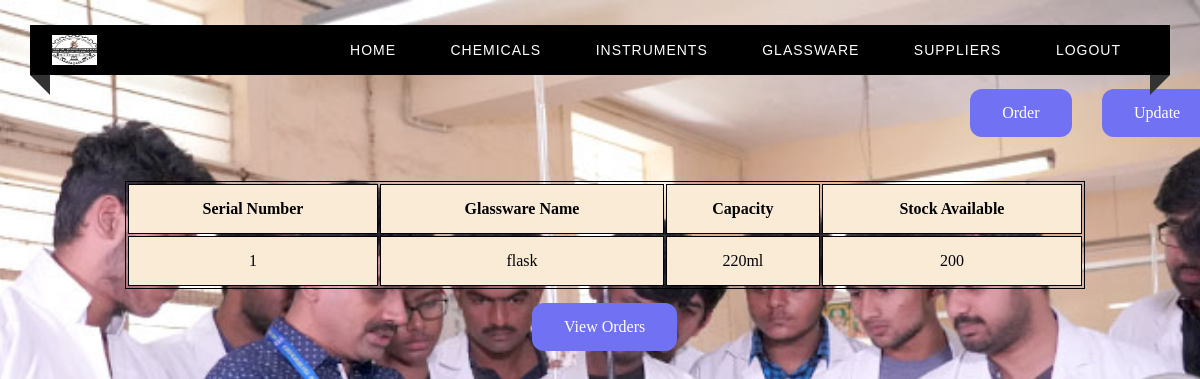
/glassware, run on the app's committed database.
### tables this page shows
CREATE TABLE GLASSWARE(
    Sno INTEGER UNIQUE ,
    Glass_Name VARCHAR(50) primary key,
    Capacity VARCHAR(10),
    Quantiy_Available integer(3)
);

### app.py (the view)
@app.route("/glassware")
def glassware() :
    c = get_db()
    cur = c.cursor()
    cur.execute("SELECT * from GLASSWARE")
    return render_template("glassware.html", test = cur.fetchall())

### app.py (called while the page is built)
def get_db():
    db = getattr(g, '_database', None)
    if db is None:
        db = g._database = sqlite3.connect(DATABASE)
    return db

@app.teardown_appcontext
def close_connection(exception):
    db = getattr(g, '_database', None)
    if db is not None:
        db.close()

### flask/templates/glassware.html (shortened to what this page needs)
<html>
<head>
    <link rel="stylesheet" type="text/css" href="../static/home.css">
</head>
<body>
<div class="custom-padding">
        <nav>
            <div class="logo"><img src = "../static/smvitlogo.png" width = "45px", height = "30px"></div>
            <ul class="menu-area">
                <li><a href="/home">Home</a></li>
                <li><a href="/chemicals">Chemicals</a></li>
                <li><a href="/instruments">Instruments</a></li>
                <li><a href="/glassware">Glassware</a></li>
                <li><a href="/suppliers">Suppliers</a></li>
                <li><a href="/">Logout</a></li>
            </ul>
        </nav>
        <a href="/updateGlasswareOptions" target = "_blank" class="button">Update</a>
        <a href="/orderGlassware" class="button1">Order</a>
        <div class="tab">
          <table align="center" style="margin-left : 125px; margin-top : 50px;">
              <th>Serial Number</th>
              <th>Glassware Name </th>
              <th>Capacity</th>
              <th>Stock Available</th>
            {% for row in test %}
            <tr>
                <td> {{ row[0] }}</td>
                <td> {{ row[1] }}</td>
                <td> {{ row[2] }}</td>
                <td> {{ row[3] }}</td>
            </tr>
            {% endfor %}
          </table>
        </div>
        <a href="/viewGlasswareOrders" class="button2">View Orders</a>
    </div>
</body>
</html>

### flask/static/home.css (style rules this page uses)
* { margin: 0; padding: 0; outline: 0; box-sizing: border-box; }
body { background: url("chemhomepage.png") no-repeat center fixed; background-size: cover; background-position: center; }
.menu-area li a { text-decoration: none; }
.menu-area li { list-style-type: none; }
.custom-padding { padding-top: 25px; }
nav { position: relative; width: calc(100% - 60px); margin: 0 auto; padding: 10px 0; background: #000000; z-index: 1; text-align: right; padding-right: 2%; font-family: sans-serif; }
.logo { width: 15%; float: left; text-transform: uppercase; color: #fff; font-size: 25px; text-align: left; padding-left: 2%; }
.menu-area li { display: inline-block; }
.menu-area a { color: #fff; font-weight: 300; letter-spacing: 1px; text-transform: uppercase; display: block; padding: 0 25px; font-size: 14px; line-height: 30px; position: relative; z-index: 1; }
nav:before { position: absolute; content: ''; border-top: 10px solid #333; border-right: 10px solid #333; border-left: 10px solid transparent; border-bottom: 10px solid transparent; top: 100%; left: 0; }
nav:after { position: absolute; content: ''; border-top: 10px solid #333; border-left: 10px solid #333; border-right: 10px solid transparent; border-bottom: 10px solid transparent; top: 100%; right: 0; }

### flask/templates/glassware.html (style rules this page uses)
.button { background-color: #7171F4; border: none; color: white; padding: 15px 32px; text-align: center; text-decoration: none; display: inline-block; font-size: 16px; margin: 4px 2px; cursor: pointer; border-radius: 12px; position: relative; left: 1100px; top: 10px; }
.button1 { background-color: #7171F4; border: none; color: white; padding: 15px 32px; text-align: center; text-decoration: none; display: inline-block; font-size: 16px; margin: 4px 2px; cursor: pointer; border-radius: 12px; position: relative; left: 850px; top: 10px; }
.button2 { background-color: #7171F4; border: none; color: white; padding: 15px 32px; text-align: center; text-decoration: none; display: inline-block; font-size: 16px; margin: 4px 2px; cursor: pointer; border-radius: 12px; position: relative; left: 530px; top: 10px; }
table { width: 80%; border: 1px solid black; }
th,td { height: 50px; border: 1px solid black; text-align: center; background-color: antiquewhite; }

### data on the page
GLASSWARE: Sno "1", Glass_Name "flask", Capacity "220ml", Quantiy_Available "200"
